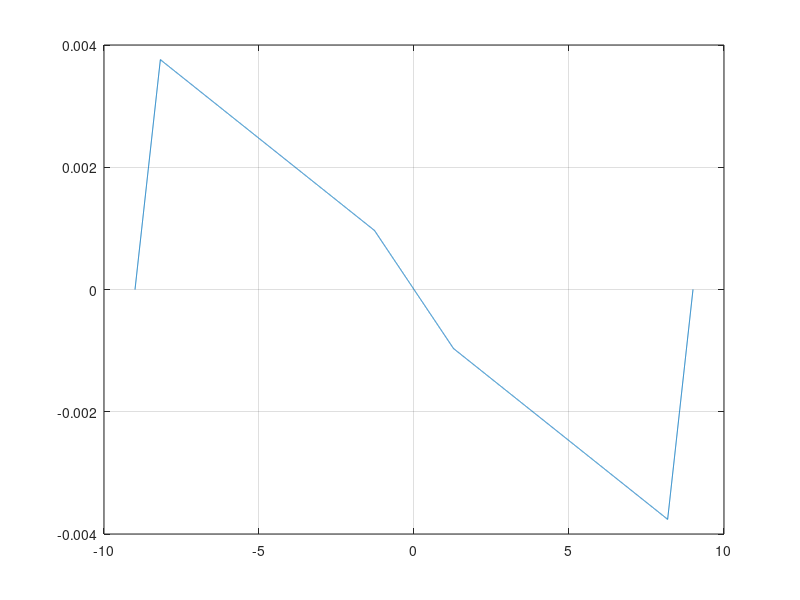

This chart was generated by the following MATLAB code:
%%% Chua Diode./Op Amp Circuit IV Curve %%%

% op amp rails
vmax = 9;
vmin = -9;

%input voltage
step = (vmax-vmin)/10000; %step size
vin = vmin:step:vmax;     % Vin

%%% Chua diode parameters %%%
%circuit values   theoretical values
R1 = 3300;           %3300  ohms
R2 = 20000;          %22000 ohms
R3 = 20000;          %22000 ohms
R4 = 2200;           %2200  ohms
R5 = 220;            %220   ohms
R6 = 220;            %221   ohms

% Esaturation
Pos_Esat = vmax;
Neg_Esat = -vmin;

% E1 and E2 define limit of piecewise functions
Pos_E1 = R4/(R5+R4)*Pos_Esat;
Pos_E2 = R1/(R2+R1)*Pos_Esat;

Neg_E1 = R4/(R5+R4)*Neg_Esat;
Neg_E2 = R1/(R2+R1)*Neg_Esat;


% piecewise function slopes
Ga = (-1/R1 - 1/R4);
Gb = (1/R3 - 1/R4);
Gc = (1/R6 + 1/R3);

% piecewise intercepts
Pos_b = Pos_E2*(Ga-Gb);
Pos_c = Pos_E1*(Gc-Gb) + Pos_E2*(Gb-Ga);
Neg_b = Neg_E2*(Ga-Gb);
Neg_c = Neg_E1*(Gc-Gb) + Neg_E2*(Gb-Ga);

% multiplier for sigmoids
mult = 1000;

% current sigmoids
I0 = (1./(1+exp(mult.*(vin+Neg_E1)))) .* (vin.*Gc + Neg_c);
I1 = (1./(1+exp(mult.*(vin+Neg_E2)))-1./(1+exp(mult.*(vin+Neg_E1)))) .* (vin.*Gb - Neg_b);
I2 = (1./(1+exp(mult.*(vin-Pos_E2)))-1./(1+exp(mult.*(vin+Neg_E2)))) .* (vin.*Ga);
I3 = (1./(1+exp(mult.*(vin-Pos_E1)))-1./(1+exp(mult.*(vin-Pos_E2)))) .* (vin.*Gb + Pos_b);
I4 = (1./(1+exp(mult.*(-vin+Pos_E1)))) .* (vin.*Gc - Pos_c);

% total current in Chua diode
I = (I0 + I1 + I2 + I3 + I4);

plot(vin, I);
grid on;

